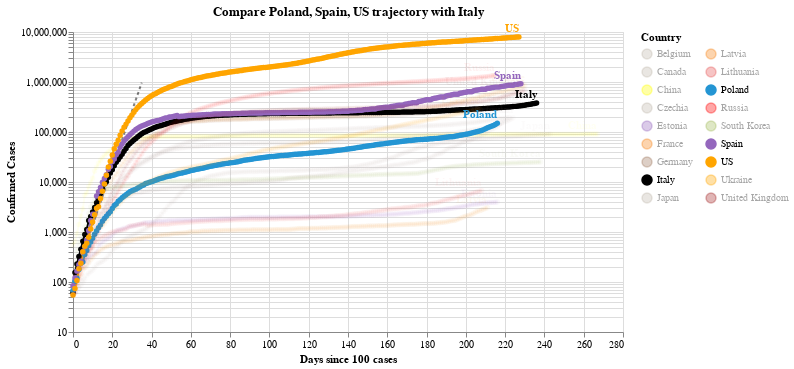

The code cell stored with this chart in its notebook:
### Code cell
#hide_input
chart2 = make_since_chart(dff2, ['Poland', 'Spain', 'US'], baseline_countries)
chart2

### Figure 1 — Vega-Lite specification as saved in the notebook (floating-point values rounded to 4 significant figures; data arrays with more than 128 entries replaced by an {"elided": "..."} marker saying what was removed)
{"config": {"view": {"continuousWidth": 400, "continuousHeight": 300}}, "layer": [{"data": {"name": "data-628230001892d6798b50651be41d1b3e"}, "mark": {"type": "line", "color": "black", "opacity": 0.5, "strokeDash": [3, 3]}, "encoding": {"x": {"type": "quantitative", "field": "Days since 100 cases"}, "y": {"type": "quantitative", "field": "Confirmed Cases"}}}, {"data": {"name": "data-83ec748cba99b89b96f0f5fa7a32eac5"}, "mark": {"type": "line", "point": true}, "encoding": {"color": {"type": "nominal", "field": "Country", "legend": {"columns": 2}, "scale": {"domain": ["Belgium", "Canada", "China", "Czechia", "Estonia", "France", "Germany", "Italy", "Japan", "Latvia", "Lithuania", "Poland", "Russia", "South Korea", "Spain", "US", "Ukraine", "United Kingdom"], "range": ["#C1B7AD", "#C1B7AD", "yellow", "#C1B7AD", "#9467bd", "#F58518", "#9D755D", "black", "#C1B7AD", "#F58518", "#E45756", "#2495D3", "red", "#A1BA59", "#9467bd", "orange", "orange", "brown"]}}, "opacity": {"condition": {"value": 1, "selection": "selector004"}, "value": 0.05}, "tooltip": [{"type": "nominal", "field": "Country"}, {"type": "temporal", "field": "Date"}, {"type": "quantitative", "field": "Confirmed Cases"}, {"type": "quantitative", "field": "Days since 100 cases"}], "x": {"type": "quantitative", "field": "Days since 100 cases"}, "y": {"type": "quantitative", "field": "Confirmed Cases", "scale": {"type": "log"}}}, "selection": {"selector004": {"type": "multi", "fields": ["Country"], "bind": "legend", "init": [{"Country": "Poland"}, {"Country": "Spain"}, {"Country": "US"}, {"Country": "Italy"}]}}, "width": 550}, {"data": {"name": "data-83ec748cba99b89b96f0f5fa7a32eac5"}, "mark": {"type": "text", "align": "right", "dy": -8, "fontWeight": "bold"}, "encoding": {"color": {"type": "nominal", "field": "Country", "legend": {"columns": 2}, "scale": {"domain": ["Belgium", "Canada", "China", "Czechia", "Estonia", "France", "Germany", "Italy", "Japan", "Latvia", "Lithuania", "Poland", "Russia", "South Korea", "Spain", "US", "Ukraine", "United Kingdom"], "range": ["#C1B7AD", "#C1B7AD", "yellow", "#C1B7AD", "#9467bd", "#F58518", "#9D755D", "black", "#C1B7AD", "#F58518", "#E45756", "#2495D3", "red", "#A1BA59", "#9467bd", "orange", "orange", "brown"]}}, "opacity": {"condition": {"value": 1, "selection": "selector004"}, "value": 0.05}, "text": {"type": "nominal", "field": "Country"}, "tooltip": [{"type": "nominal", "field": "Country"}, {"type": "temporal", "field": "Date"}, {"type": "quantitative", "field": "Confirmed Cases"}, {"type": "quantitative", "field": "Days since 100 cases"}], "x": {"type": "quantitative", "field": "Days since 100 cases"}, "y": {"type": "quantitative", "field": "Confirmed Cases", "scale": {"type": "log"}}}, "transform": [{"filter": "(datum['Date'] >= 1602720000000)"}], "width": 550}], "title": "Compare Poland, Spain, US trajectory with Italy", "$schema": "https://vega.github.io/schema/vega-lite/v4.0.2.json", "datasets": {"data-628230001892d6798b50651be41d1b3e": [{"Days since 100 cases": 0, "Confirmed Cases": 100.0}, {"Days since 100 cases": 1, "Confirmed Cases": 130.0}, {"Days since 100 cases": 2, "Confirmed Cases": 169.0}, {"Days since 100 cases": 3, "Confirmed Cases": 219.7}, {"Days since 100 cases": 4, "Confirmed Cases": 285.6}, {"Days since 100 cases": 5, "Confirmed Cases": 371.3}, {"Days since 100 cases": 6, "Confirmed Cases": 482.7}, {"Days since 100 cases": 7, "Confirmed Cases": 627.5}, {"Days since 100 cases": 8, "Confirmed Cases": 815.7}, {"Days since 100 cases": 9, "Confirmed Cases": 1060.0}, {"Days since 100 cases": 10, "Confirmed Cases": 1379.0}, {"Days since 100 cases": 11, "Confirmed Cases": 1792.0}, {"Days since 100 cases": 12, "Confirmed Cases": 2330.0}, {"Days since 100 cases": 13, "Confirmed Cases": 3029.0}, {"Days since 100 cases": 14, "Confirmed Cases": 3937.0}, {"Days since 100 cases": 15, "Confirmed Cases": 5119.0}, {"Days since 100 cases": 16, "Confirmed Cases": 6654.0}, {"Days since 100 cases": 17, "Confirmed Cases": 8650.0}, {"Days since 100 cases": 18, "Confirmed Cases": 11250.0}, {"Days since 100 cases": 19, "Confirmed Cases": 14620.0}, {"Days since 100 cases": 20, "Confirmed Cases": 19000.0}, {"Days since 100 cases": 21, "Confirmed Cases": 24710.0}, {"Days since 100 cases": 22, "Confirmed Cases": 32120.0}, {"Days since 100 cases": 23, "Confirmed Cases": 41750.0}, {"Days since 100 cases": 24, "Confirmed Cases": 54280.0}, {"Days since 100 cases": 25, "Confirmed Cases": 70560.0}, {"Days since 100 cases": 26, "Confirmed Cases": 91730.0}, {"Days since 100 cases": 27, "Confirmed Cases": 119300.0}, {"Days since 100 cases": 28, "Confirmed Cases": 155000.0}, {"Days since 100 cases": 29, "Confirmed Cases": 201500.0}, {"Days since 100 cases": 30, "Confirmed Cases": 262000.0}, {"Days since 100 cases": 31, "Confirmed Cases": 340600.0}, {"Days since 100 cases": 32, "Confirmed Cases": 442800.0}, {"Days since 100 cases": 33, "Confirmed Cases": 575600.0}, {"Days since 100 cases": 34, "Confirmed Cases": 748300.0}, {"Days since 100 cases": 35, "Confirmed Cases": 972800.0}], "data-83ec748cba99b89b96f0f5fa7a32eac5": {"elided": "4083 records"}}}
